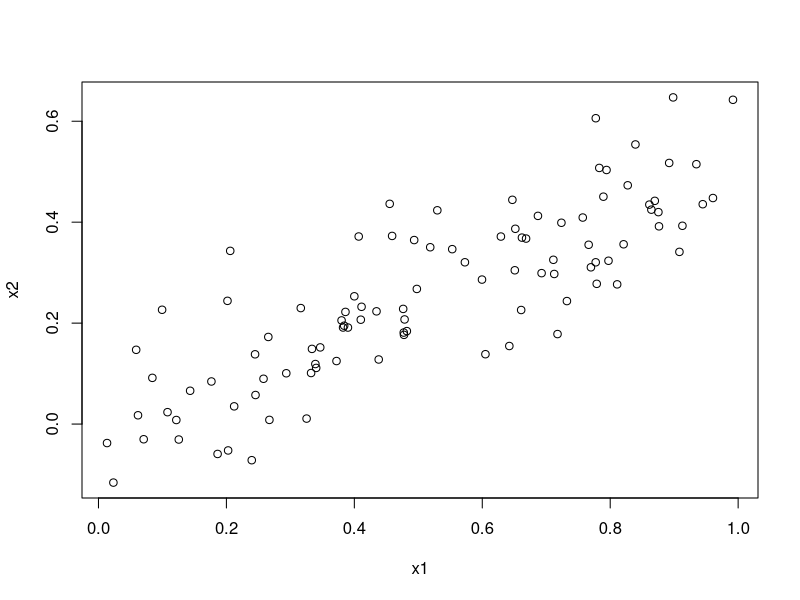
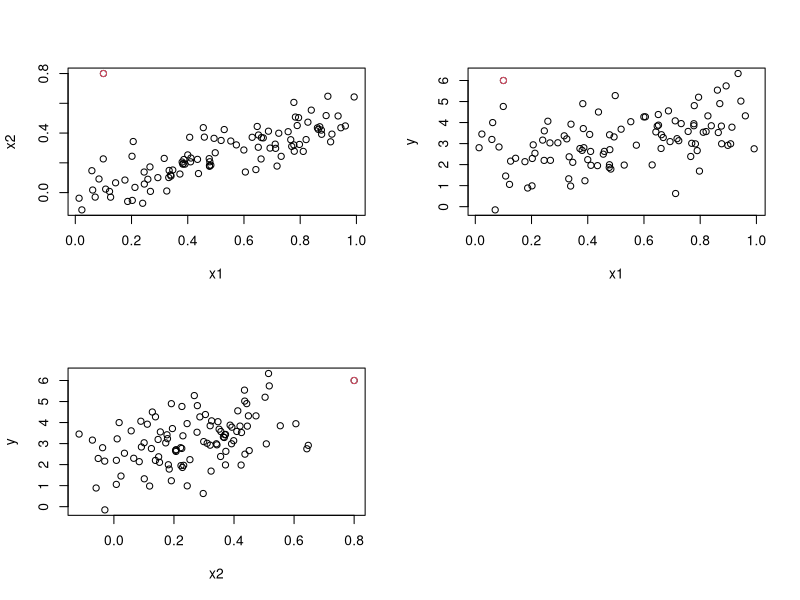
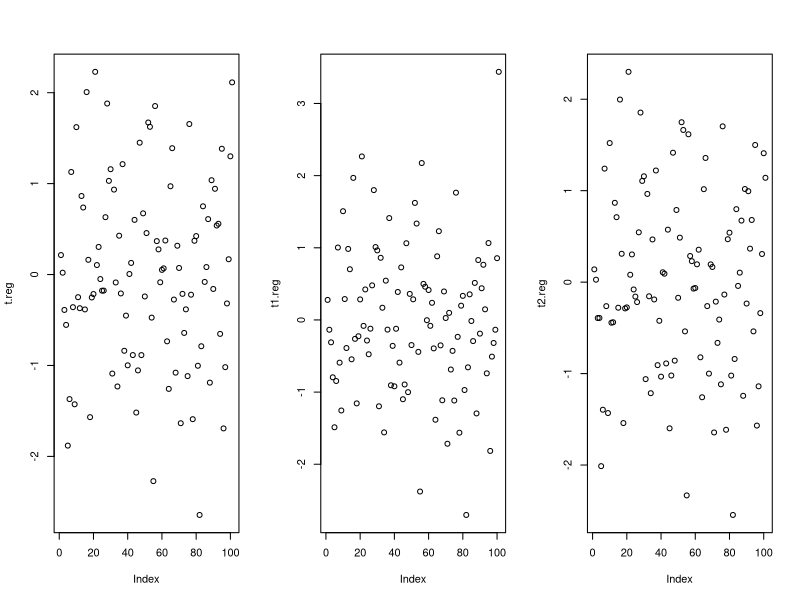
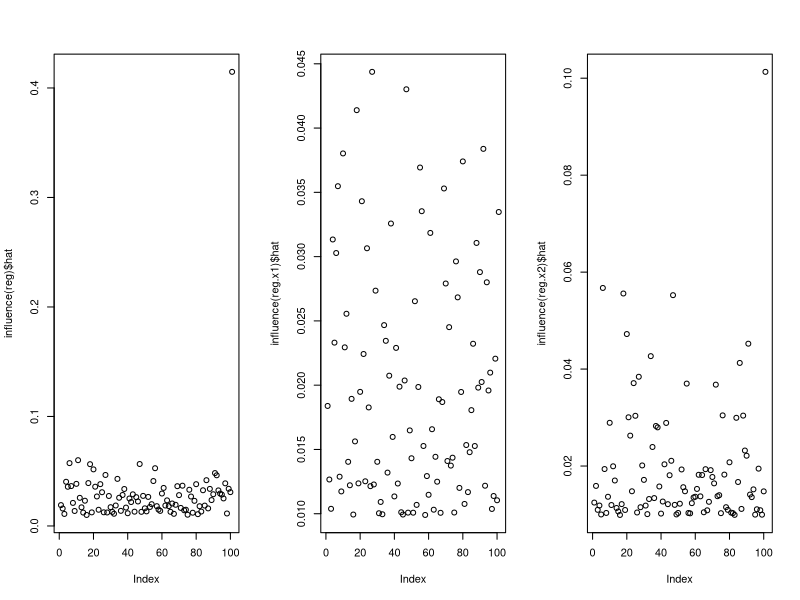
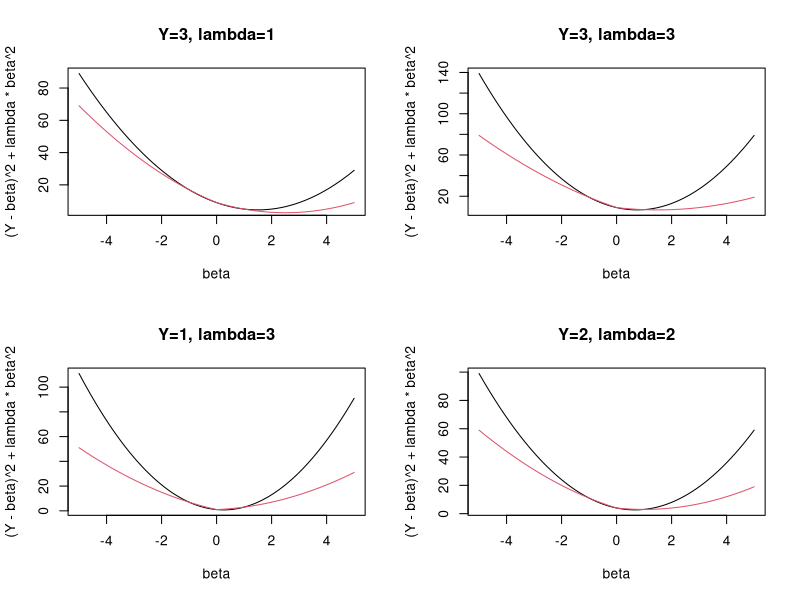
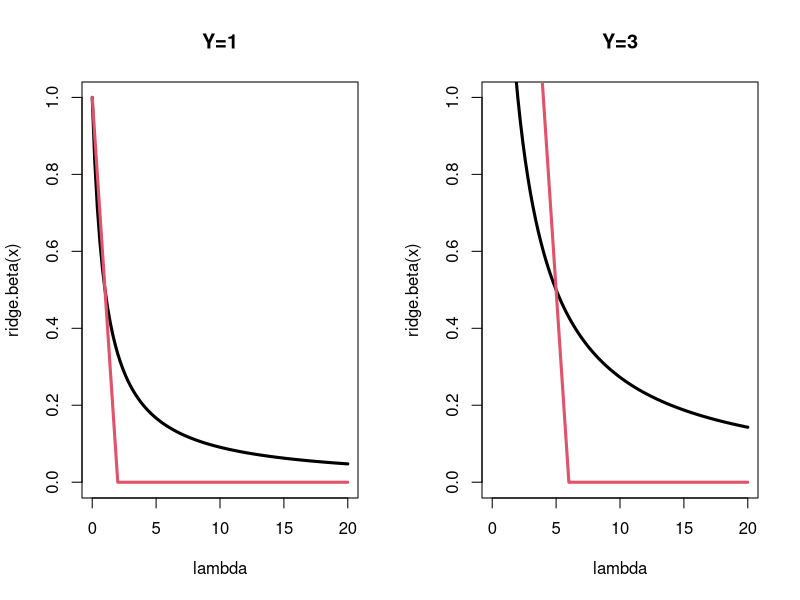
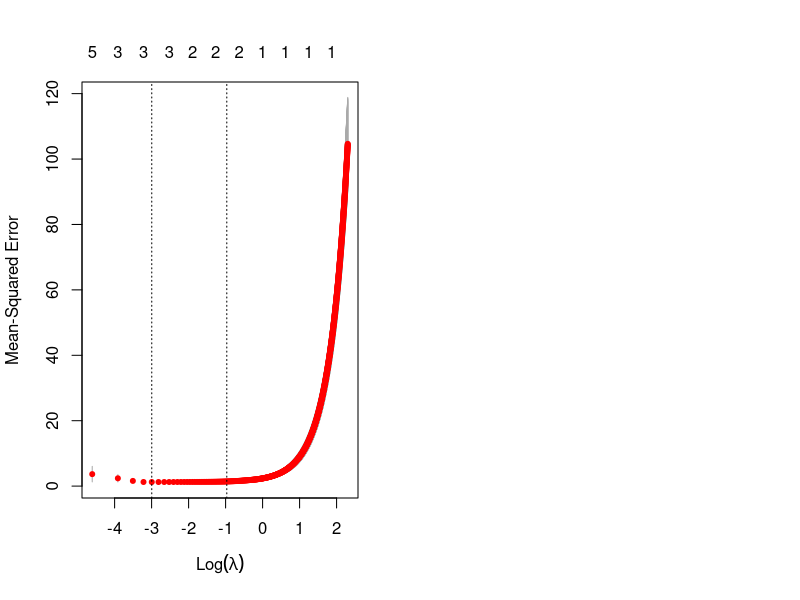
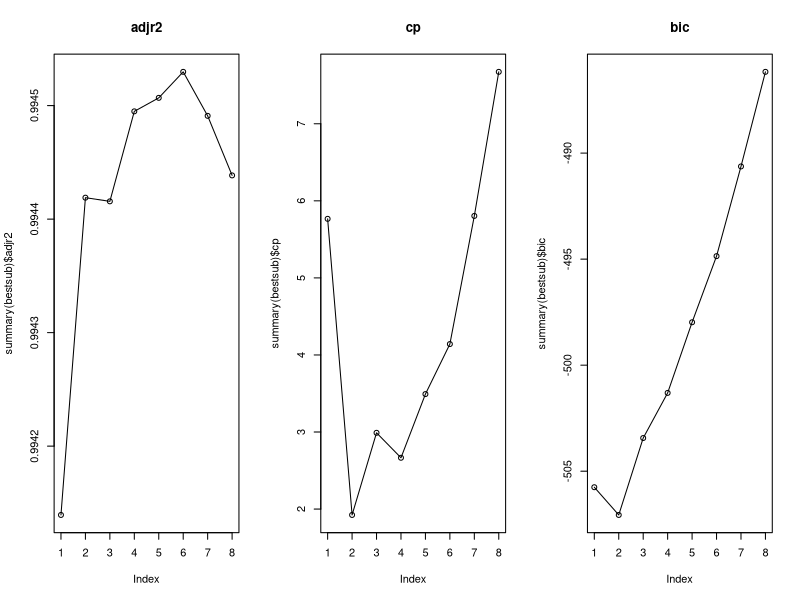

Write the R code that produced these figures, in order.
# hw7
# 1.(3.14)
## (a)
set.seed (1)
x1 = runif (100)
x2 = 0.5*x1 + rnorm(100)/10
y = 2 + 2*x1 + 0.3*x2 + rnorm(100)
# (b)
cor(x1,x2)
plot(x1,x2)
# (c)
reg <- lm(y ~ x1 + x2)
summary(reg)
## (d)
reg.x1 <- lm(y ~ x1)
summary(reg.x1)
## (e)
reg.x2 <- lm(y ~ x2)
summary(reg.x2)
## (g)
x1=c(x1, 0.1)
x2=c(x2, 0.8)
y=c(y,6)
reg <- lm(y ~ x1 + x2)
reg.x1 <- lm(y ~ x1)
reg.x2 <- lm(y ~ x2)
summary(reg)
summary(reg.x1)
summary(reg.x2)
### plot
par(mfrow = c(2,2))
plot(x1,x2)
points(x = 0.1, y = 0.8, col = 2)
plot(x1,y)
points(x = 0.1, y = 6, col = 2)
plot(x2,y)
points(x = 0.8, y = 6, col = 2)
### outlier
par(mfrow = c(1,3))
t.reg <- rstudent(reg)
t1.reg <- rstudent(reg.x1)
t2.reg <- rstudent(reg.x2)
plot(t.reg); plot(t1.reg); plot(t2.reg)
### influential
par(mfrow = c(1,3))
plot(influence(reg)$hat)
plot(influence(reg.x1)$hat)
plot(influence(reg.x2)$hat)
## (e)
car::vif(reg)

# 3.
## (a)
X <- 1
par(mfrow = c(2,2))
Y <- 3
lambda <- 1
curve((Y - beta)^2 + lambda*beta^2, -5, 5, col =1,
      xname = "beta", xlab="beta", main="Y=3, lambda=1") # ridge
curve((Y - beta)^2 + lambda*abs(beta), -5, 5, col =2,
      xname = "beta", xlab="beta", add = TRUE) # lasso
Y <- 3
lambda <- 3
curve((Y - beta)^2 + lambda*beta^2, -5, 5, col =1,
      xname = "beta", xlab="beta", main="Y=3, lambda=3") # ridge
curve((Y - beta)^2 + lambda*abs(beta), -5, 5, col =2,
      xname = "beta", xlab="beta", add = TRUE) # lasso
Y <- 1
lambda <- 3
curve((Y - beta)^2 + lambda*beta^2, -5, 5, col =1,
      xname = "beta", xlab="beta", main="Y=1, lambda=3") # ridge
curve((Y - beta)^2 + lambda*abs(beta), -5, 5, col =2,
      xname = "beta", xlab="beta", main="lasso", add = TRUE) # lasso
Y <- 2
lambda <- 2
curve((Y - beta)^2 + lambda*beta^2, -5, 5, col =1,
      xname = "beta", xlab="beta", main="Y=2, lambda=2") # ridge
curve((Y - beta)^2 + lambda*abs(beta), -5, 5, col =2,
      xname = "beta", xlab="beta", main="lasso", add = TRUE) # lasso
## (b)
ridge.beta <- function(l){return( Y/(1+l) )}
lasso.beta <- function(l){ return( (Y-l/2)*(Y > l/2) + (Y+l/2)*(Y < -l/2)) + 0*(abs(Y) < l/2)}
# plot
par(mfrow = c(1,2))
Y <- 1
curve( ridge.beta, 0, 20, col=1, lwd=3, ylim = c(-0.001,1), xlab="lambda", main="Y=1" )
curve( lasso.beta, 0, 20, col=2, lwd=3, add=TRUE)
Y <- 3
curve( ridge.beta, 0, 20, col=1, lwd=3, ylim = c(-0.001,1), xlab="lambda", main="Y=3" )
curve( lasso.beta, 0, 20, col=2, lwd=3, add=TRUE)

# 4.
## (a)
set.seed(666)
x <- rnorm(100)
epsi <- rnorm(100)
## (b)
b.0 <- b.1 <- b.2 <- b.3 <- 2
y <- b.0 + b.1*x + b.2^2*x + b.3^3*x + epsi
## (c)
df <- data.frame(x,y)
null <- lm(y~1, data =df)
full <- lm(y ~ x + I(x^2)+ I(x^3) + I(x^4)+ I(x^5)+
             I(x^6)+ I(x^7)+ I(x^8)+ I(x^9)+ I(x^10), data = df)
step( null,scope=list(lower=null, upper=full), direction="forward")
## (d)
x.mat <- model.matrix(full)
lasso <- glmnet::cv.glmnet(x.mat,y,alpha = 1, lambda = seq(0,10,0.01))
lasso$lambda.min
plot(lasso)
predict( lasso, lasso$lambda.min, type="coefficients")
## (e)
b.7 <- 2
y <- b.0 + b.7^7*x + epsi
bestsub <- leaps::regsubsets(y ~ x + I(x^2)+ I(x^3) + I(x^4)+ I(x^5)+ I(x^6)
                             + I(x^7)+ I(x^8)+ I(x^9)+ I(x^10), data = df)
par(mfrow = c(1,3))
plot(summary(bestsub)$adjr2, main = "adjr2")
lines(summary(bestsub)$adjr2)
plot(summary(bestsub)$cp, main = "cp")
lines(summary(bestsub)$cp)
plot(summary(bestsub)$bic, main = "bic")
lines(summary(bestsub)$bic)
which.max(summary(bestsub)$adjr2)
which.min(summary(bestsub)$cp)
which.min(summary(bestsub)$bic)
summary(lm(y ~ x + I(x^2)+ I(x^3) + I(x^4)+ I(x^5)+ I(x^6),data =df))
summary(lm(y ~ x + I(x^2),data =df))
# y ~ x^2
reg <- lm(y ~ x + I(x^2),data =df)
x.mat <- model.matrix(reg)
lasso <- glmnet::cv.glmnet(x.mat,y,alpha = 1, lambda = seq(0,10,0.01))
predict( lasso, lasso$lambda.min, type="coefficients")
